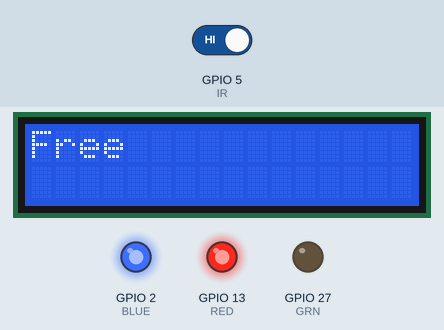
This sketch was run on a simulated ESP32. Shown: 16×2 character LCD, output pins drawn as LEDs (lit = HIGH). The test bench sets the inputs (shaded band); at power-on: GPIO 5 (IR) HIGH. WiFi joins after 1.5 s; servers stay silent unless stated; what the sketch prints to the serial monitor is not drawn.

Above: at 2.7 s.
2.8 s: GPIO 5 (IR) driven LOW
At 4.5 s:
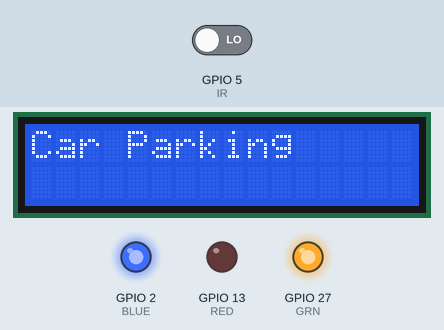
5.0 s: GPIO 5 (IR) driven HIGH
At 6.8 s:
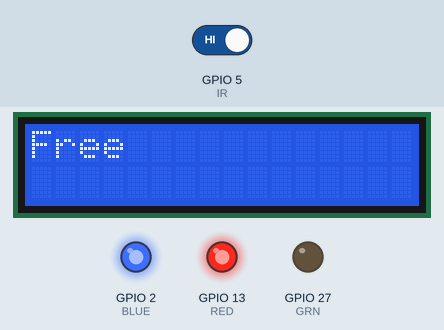
Timing chart, 0 to 8.3 s (numbered marks = the images above; inputs shaded):
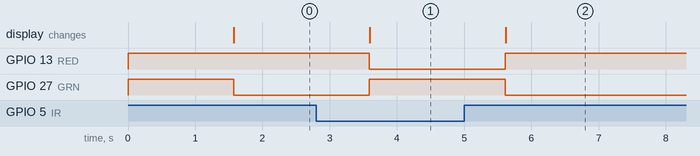

The sketch:

IR_sensor.ino
```cpp
//IR sensor
#include <ArduinoJson.h>
// Defining ports for LED.
#define RED 13
#define GRN 27
#define BLUE 2
// Defining ports for IR sensor
#define IR  5
#include <Wire.h>

// LCD display
#include <LiquidCrystal_I2C.h>
LiquidCrystal_I2C lcd(0x27,16,2);
#define I2C_SDA 21
#define I2C_SCL 22

// wifi mttq
#include <WiFi.h>
#include <HTTPClient.h>
// Entry your wifi connection data
const char ssid[]="SID"; //SID
const char pwd[]="Password"; //Password

int ParkingST;

String url = "https://api.thingspeak.com/update?api_key=8WV6WWBIIDQTO3OP";

void setup() {
  Serial.begin(115200);
  lcd.clear();
  pinMode(IR, INPUT_PULLUP); //IR detection pin
  //Set up the LEDs
  pinMode(RED,OUTPUT);pinMode(GRN,OUTPUT);pinMode(BLUE,OUTPUT);
  digitalWrite(RED,HIGH);digitalWrite(GRN,HIGH);digitalWrite(BLUE,HIGH); // turn off all LEDs
  Wire.begin(I2C_SDA, I2C_SCL, 100000);
  lcd.begin();

  WiFi.mode(WIFI_STA);
  WiFi.begin(ssid,pwd);
  Serial.print("WiFi connecting");

  while(WiFi.status()!=WL_CONNECTED){
    Serial.print(".");
    delay(500);
  }
  Serial.println("");
  Serial.print("IP address:");
  Serial.println(WiFi.localIP()); //Read IP address
  Serial.print("WiFi RSSI:");
  Serial.println(WiFi.RSSI()); //Read WiFi strength

}


void UploadData(){
  HTTPClient http;
  String url1= url+"&field1="+(int)ParkingST;
  http.begin(url1);

  int httpCode = http.GET();
  if(httpCode == HTTP_CODE_OK){
    String payload = http.getString();
    Serial.print("Web_Output=");
    Serial.println(payload);
  }
  else{
     Serial.println("Transmission failed");
  }
  http.end();
}


int Count=0 ;

void loop() {
  int logic = digitalRead(IR);
  if (Count == 30){ // Upload data every 30 seconds.
    UploadData();
    Count = 0;
  }
  else{
    if (logic == 1) {
      lcd.clear();
      digitalWrite(RED,HIGH);digitalWrite(GRN,LOW);digitalWrite(BLUE,HIGH);
      Serial.println("No object");
      lcd.setCursor(0,0);
      lcd.print("Free");
      ParkingST = 0;
    }
    else {
      lcd.clear();
      digitalWrite(RED,LOW);digitalWrite(GRN,HIGH);digitalWrite(BLUE,HIGH);
      Serial.println("Object detected");
      lcd.setCursor(0,0);
      lcd.print("Car Parking");
      ParkingST = 1;
    }
    delay(1000); //Detection data every second
    Count++;
  }
}
```

Measured:
- after the input at 2.8 s, GPIO 13 (RED): HIGH → LOW after 0.79 s; GPIO 27 (GRN): LOW → HIGH after 0.79 s; the display: changes after 0.80 s (image 1)
- after the input at 5.0 s, GPIO 13 (RED): LOW → HIGH after 0.61 s; GPIO 27 (GRN): HIGH → LOW after 0.61 s; the display: changes after 0.62 s (image 2)
